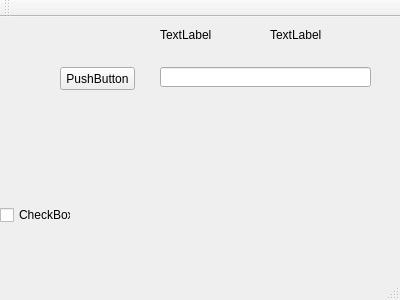
<?xml version="1.0" encoding="UTF-8"?>
<ui version="4.0">
 <class>MainWindow</class>
 <widget class="QMainWindow" name="MainWindow">
  <property name="geometry">
   <rect>
    <x>0</x>
    <y>0</y>
    <width>400</width>
    <height>300</height>
   </rect>
  </property>
  <property name="windowTitle">
   <string>MainWindow</string>
  </property>
  <widget class="QWidget" name="centralWidget">
   <widget class="QCheckBox" name="checkBox">
    <property name="geometry">
     <rect>
      <x>0</x>
      <y>190</y>
      <width>71</width>
      <height>16</height>
     </rect>
    </property>
    <property name="text">
     <string>CheckBox</string>
    </property>
   </widget>
   <widget class="QPushButton" name="pushButton">
    <property name="geometry">
     <rect>
      <x>60</x>
      <y>50</y>
      <width>75</width>
      <height>23</height>
     </rect>
    </property>
    <property name="text">
     <string>PushButton</string>
    </property>
   </widget>
   <widget class="QLabel" name="label">
    <property name="geometry">
     <rect>
      <x>160</x>
      <y>10</y>
      <width>54</width>
      <height>16</height>
     </rect>
    </property>
    <property name="text">
     <string>TextLabel</string>
    </property>
   </widget>
   <widget class="QLabel" name="label_2">
    <property name="geometry">
     <rect>
      <x>270</x>
      <y>10</y>
      <width>61</width>
      <height>16</height>
     </rect>
    </property>
    <property name="text">
     <string>TextLabel</string>
    </property>
   </widget>
   <widget class="QLineEdit" name="lineEdit">
    <property name="geometry">
     <rect>
      <x>160</x>
      <y>50</y>
      <width>211</width>
      <height>20</height>
     </rect>
    </property>
   </widget>
  </widget>
  <widget class="QMenuBar" name="menuBar">
   <property name="geometry">
    <rect>
     <x>0</x>
     <y>0</y>
     <width>400</width>
     <height>23</height>
    </rect>
   </property>
  </widget>
  <widget class="QToolBar" name="mainToolBar">
   <attribute name="toolBarArea">
    <enum>TopToolBarArea</enum>
   </attribute>
   <attribute name="toolBarBreak">
    <bool>false</bool>
   </attribute>
  </widget>
  <widget class="QStatusBar" name="statusBar"/>
 </widget>
 <layoutdefault spacing="6" margin="11"/>
 <resources/>
 <connections/>
</ui>
